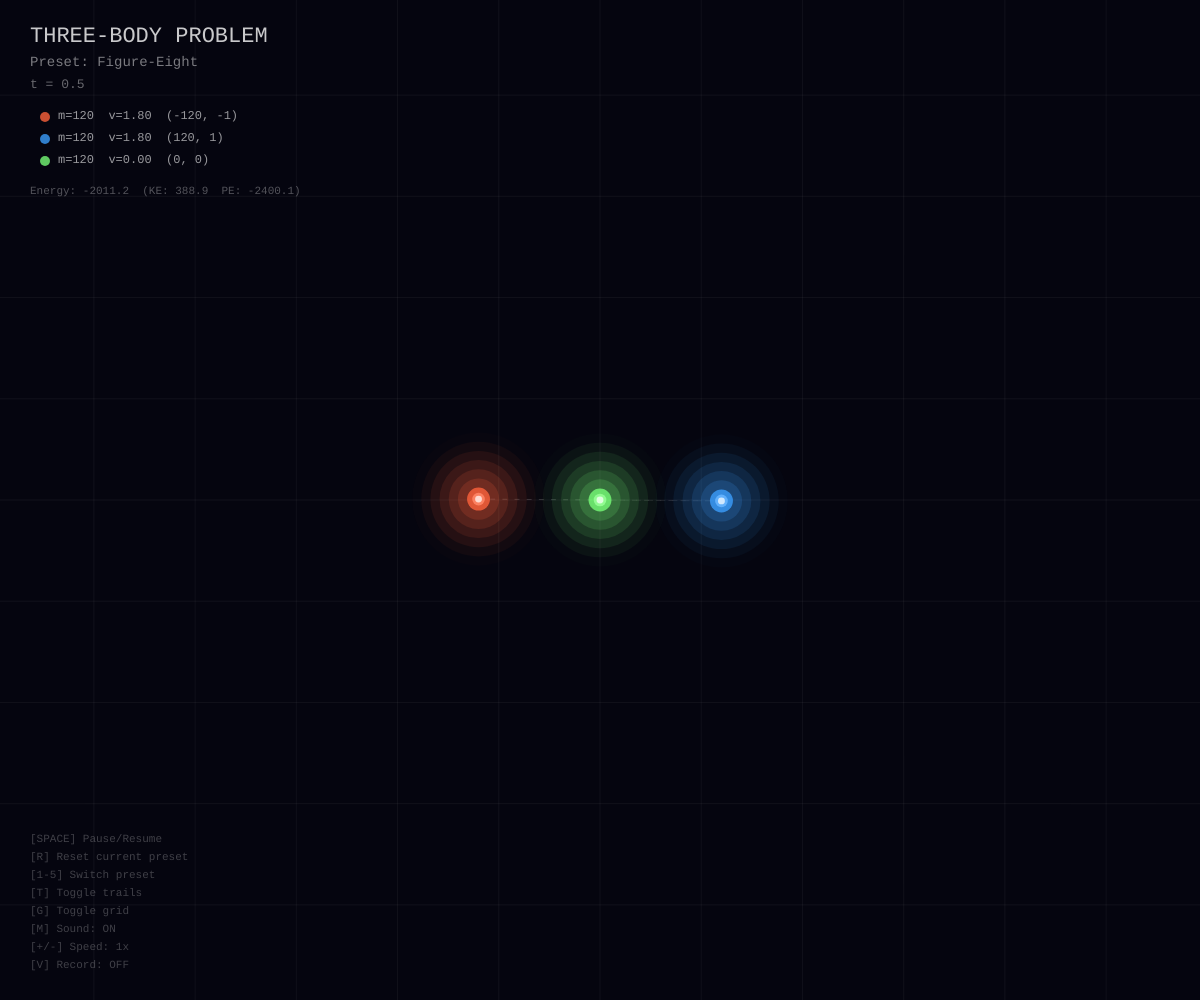
Frame 1 (no input)
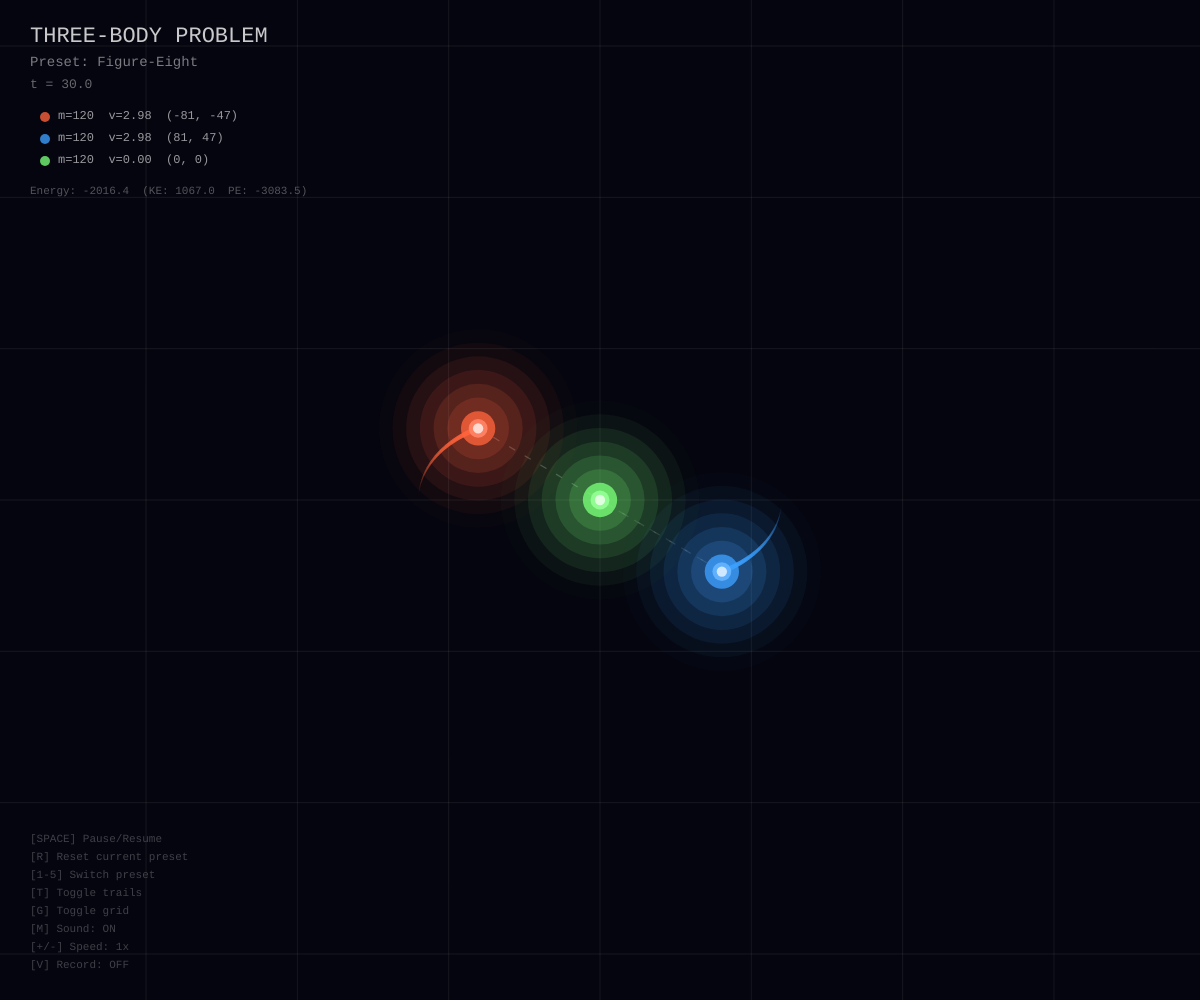
Frame 60 (no input)
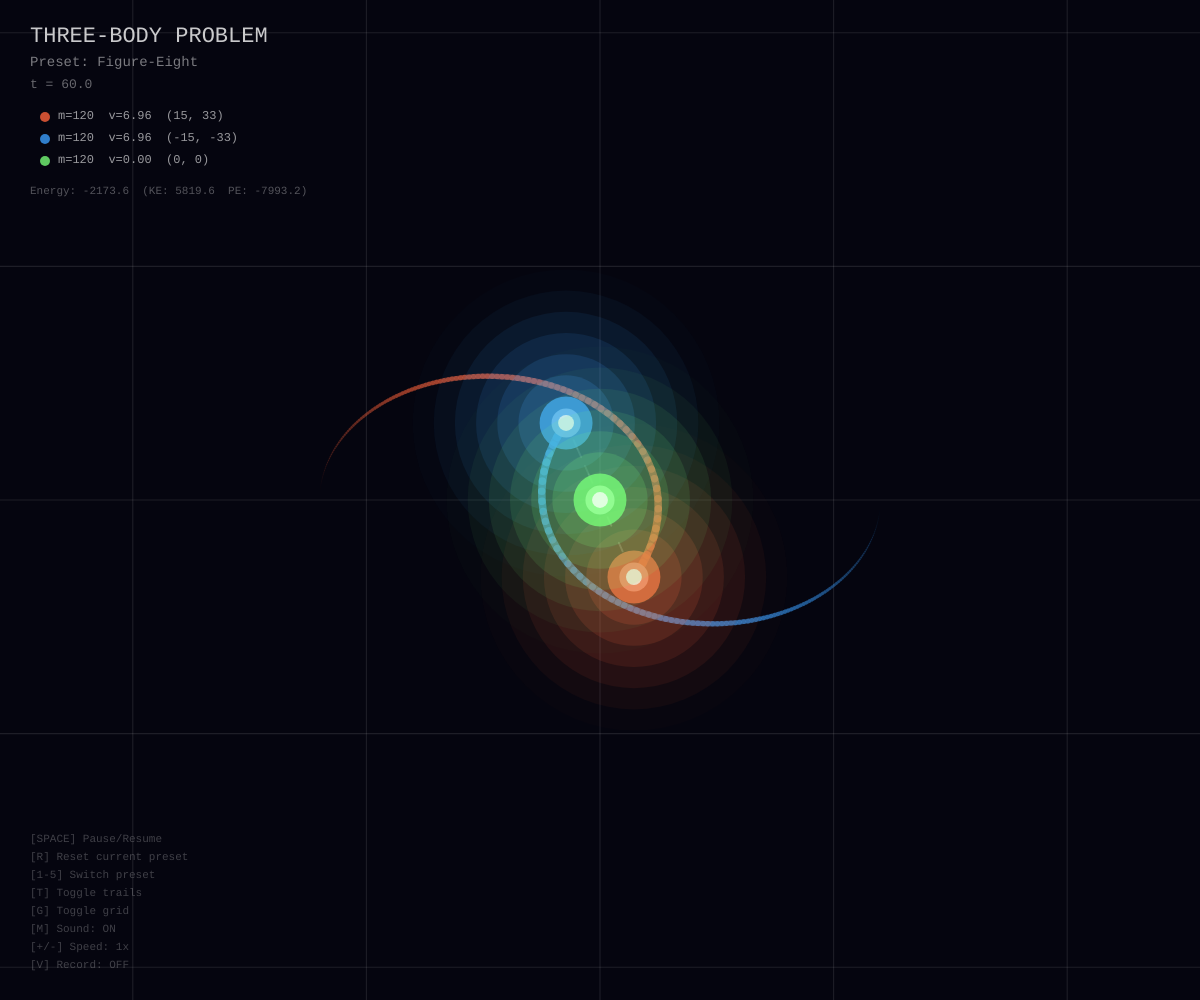
Frame 120 (the mouse pressed at the canvas centre since frame 60)

The p5.js sketch that drew these frames (run headless with seeded random() and noise() and a simulated clock; from frame 60 on, the mouse is pressed at the canvas centre):

// p5.js sketch
// ── sketch.js
// ============================================================
//  THREE-BODY PROBLEM  –  p5.js cinematic simulation
//  Gravitational N-body (N=3) with Velocity-Verlet integration
// ============================================================

// --- Simulation constants ---
const G = 8;                 // gravitational constant (tuned for dynamic visuals)
const DT = 0.5;              // time-step per frame
const SOFTENING = 10;        // softening length to avoid singularities
const TRAIL_LEN = 600;       // max trail points per body
let speedMultiplier = 1;      // simulation speed (0.25x - 4x)
const SUB_STEPS = 12;        // integration sub-steps per frame for accuracy

// --- Visual knobs ---
const BODY_GLOW_LAYERS = 6;
const TRAIL_FADE = true;
const SHOW_GRID = true;
const SHOW_INFO = true;

// --- Bodies ---
let bodies = [];
let time = 0;
let paused = false;
let cam = { x: 0, y: 0, zoom: 1, targetZoom: 1 };

// --- Audio ---
let audioCtx = null;
let sfxEnabled = true;
let audioStarted = false;
let masterGain = null;
let ambientDrone = null;
let bodyOscillators = [];
let proximityGains = [];  // gain nodes for each pair
let proximityOscs = [];   // oscillators for each pair

// --- Recording ---
let mediaRecorder = null;
let recordedChunks = [];
let isRecording = false;

const BASE_FREQS = [55, 73.4, 98];  // base tones per body (A1, D2, G2)
const PAIR_FREQS = [36, 42, 30];     // sub-bass rumble per pair

// --- Presets ---
const PRESETS = [
  {
    name: "Figure-Eight",
    bodies: [
      { x: -120, y: 0, vx: 0, vy: -1.8, m: 120, col: [255, 100, 60] },
      { x: 120, y: 0, vx: 0, vy: 1.8, m: 120, col: [60, 160, 255] },
      { x: 0, y: 0, vx: 0, vy: 0, m: 120, col: [120, 255, 120] },
    ],
  },
  {
    name: "Lagrange Triangle",
    bodies: [
      { x: 0, y: -140, vx: 2.2, vy: 0.8, m: 150, col: [255, 200, 50] },
      { x: -121, y: 70, vx: -0.6, vy: -2.0, m: 150, col: [50, 200, 255] },
      { x: 121, y: 70, vx: -1.6, vy: 1.2, m: 150, col: [255, 80, 180] },
    ],
  },
  {
    name: "Chaotic Dance",
    bodies: [
      { x: -180, y: 50, vx: 0.5, vy: -1.5, m: 180, col: [255, 70, 70] },
      { x: 100, y: -130, vx: -1.2, vy: 0.7, m: 140, col: [70, 130, 255] },
      { x: 80, y: 140, vx: 0.7, vy: 0.8, m: 120, col: [100, 255, 180] },
    ],
  },
  {
    name: "Binary + Satellite",
    bodies: [
      { x: -80, y: 0, vx: 0, vy: -2.2, m: 200, col: [255, 160, 40] },
      { x: 80, y: 0, vx: 0, vy: 2.2, m: 200, col: [100, 180, 255] },
      { x: 280, y: 0, vx: 0, vy: 2.8, m: 30, col: [200, 200, 200] },
    ],
  },
  {
    name: "Slingshot",
    bodies: [
      { x: 0, y: 0, vx: 0, vy: 0, m: 300, col: [255, 220, 80] },
      { x: -220, y: -50, vx: 1.4, vy: 2.0, m: 80, col: [80, 200, 255] },
      { x: 180, y: 80, vx: -1.0, vy: -1.2, m: 60, col: [255, 100, 200] },
    ],
  },
];

let currentPreset = 0;

// ============================================================
//  Body class
// ============================================================
class Body {
  constructor(x, y, vx, vy, mass, col) {
    this.pos = createVector(x, y);
    this.vel = createVector(vx, vy);
    this.acc = createVector(0, 0);
    this.mass = mass;
    this.col = col;
    this.radius = map(mass, 30, 300, 6, 22);
    this.trail = [];
  }

  applyForce(force) {
    let f = p5.Vector.div(force, this.mass);
    this.acc.add(f);
  }

  // Velocity-Verlet integration (half-step)
  integratePosition(dt) {
    // x(t+dt) = x(t) + v(t)*dt + 0.5*a(t)*dt^2
    this.pos.add(p5.Vector.mult(this.vel, dt));
    this.pos.add(p5.Vector.mult(this.acc, 0.5 * dt * dt));
  }

  integrateVelocity(oldAcc, dt) {
    // v(t+dt) = v(t) + 0.5*(a(t) + a(t+dt))*dt
    let avgAcc = p5.Vector.add(oldAcc, this.acc);
    avgAcc.mult(0.5 * dt);
    this.vel.add(avgAcc);
  }

  storeTrail() {
    this.trail.push(this.pos.copy());
    if (this.trail.length > TRAIL_LEN) this.trail.shift();
  }

  draw() {
    // --- Glow layers ---
    noStroke();
    for (let i = BODY_GLOW_LAYERS; i >= 1; i--) {
      let t = i / BODY_GLOW_LAYERS;
      let r = this.radius + i * (this.radius * 0.8);
      let alpha = lerp(50, 3, t);
      fill(this.col[0], this.col[1], this.col[2], alpha);
      ellipse(this.pos.x, this.pos.y, r * 2, r * 2);
    }

    // --- Core ---
    fill(255, 255, 255, 230);
    ellipse(this.pos.x, this.pos.y, this.radius * 1.1, this.radius * 1.1);
    fill(this.col[0], this.col[1], this.col[2], 200);
    ellipse(this.pos.x, this.pos.y, this.radius * 2, this.radius * 2);

    // --- Bright center ---
    fill(255, 255, 255, 180);
    ellipse(this.pos.x, this.pos.y, this.radius * 0.6, this.radius * 0.6);
  }

  drawTrail() {
    noFill();
    let len = this.trail.length;
    if (len < 2) return;

    for (let i = 1; i < len; i++) {
      let t = i / len;
      let alpha = t * 180;
      let weight = t * 3.5;
      stroke(this.col[0], this.col[1], this.col[2], alpha);
      strokeWeight(weight);
      line(this.trail[i - 1].x, this.trail[i - 1].y, this.trail[i].x, this.trail[i].y);
    }
  }
}

// ============================================================
//  Physics
// ============================================================
function computeAccelerations() {
  for (let b of bodies) b.acc.set(0, 0);

  for (let i = 0; i < bodies.length; i++) {
    for (let j = i + 1; j < bodies.length; j++) {
      let a = bodies[i];
      let b = bodies[j];
      let dir = p5.Vector.sub(b.pos, a.pos);
      let distSq = dir.magSq() + SOFTENING * SOFTENING;
      let dist = sqrt(distSq);
      let forceMag = (G * a.mass * b.mass) / distSq;
      dir.normalize();
      dir.mult(forceMag);
      a.applyForce(dir);
      b.applyForce(p5.Vector.mult(dir, -1));
    }
  }
}

function simulate() {
  let dt = DT / SUB_STEPS;
  for (let s = 0; s < SUB_STEPS; s++) {
    // Store old accelerations
    let oldAccs = bodies.map((b) => b.acc.copy());

    // Update positions using current velocity + acceleration
    for (let b of bodies) b.integratePosition(dt);

    // Compute new accelerations at new positions
    computeAccelerations();

    // Update velocities using average of old and new acceleration
    for (let i = 0; i < bodies.length; i++) {
      bodies[i].integrateVelocity(oldAccs[i], dt);
    }
  }

  // Store trail once per frame
  for (let b of bodies) b.storeTrail();
  time += DT;
}

// ============================================================
//  Camera – smooth follow center of mass
// ============================================================
function updateCamera() {
  let cx = 0, cy = 0, totalMass = 0;
  for (let b of bodies) {
    cx += b.pos.x * b.mass;
    cy += b.pos.y * b.mass;
    totalMass += b.mass;
  }
  cx /= totalMass;
  cy /= totalMass;

  cam.x = lerp(cam.x, cx, 0.03);
  cam.y = lerp(cam.y, cy, 0.03);

  // Auto-zoom to keep all bodies visible
  let maxDist = 0;
  for (let b of bodies) {
    let d = dist(b.pos.x, b.pos.y, cx, cy);
    if (d > maxDist) maxDist = d;
  }
  let desiredZoom = min(width, height) / (maxDist * 3.5 + 200);
  desiredZoom = constrain(desiredZoom, 0.15, 3.0);
  cam.targetZoom = desiredZoom;
  cam.zoom = lerp(cam.zoom, cam.targetZoom, 0.02);
}

// ============================================================
//  UI Drawing
// ============================================================
function drawGrid() {
  let gridSize = 100;
  let alpha = 25;
  stroke(255, alpha);
  strokeWeight(0.5);

  let halfW = (width / 2) / cam.zoom;
  let halfH = (height / 2) / cam.zoom;
  let startX = floor((cam.x - halfW) / gridSize) * gridSize;
  let endX = ceil((cam.x + halfW) / gridSize) * gridSize;
  let startY = floor((cam.y - halfH) / gridSize) * gridSize;
  let endY = ceil((cam.y + halfH) / gridSize) * gridSize;

  for (let x = startX; x <= endX; x += gridSize) {
    line(x, startY, x, endY);
  }
  for (let y = startY; y <= endY; y += gridSize) {
    line(startX, y, endX, y);
  }
}

function drawGravityField() {
  // Subtle gravitational field lines (just connecting bodies faintly)
  for (let i = 0; i < bodies.length; i++) {
    for (let j = i + 1; j < bodies.length; j++) {
      let a = bodies[i];
      let b = bodies[j];
      let d = dist(a.pos.x, a.pos.y, b.pos.x, b.pos.y);
      let alpha = map(d, 0, 600, 40, 0);
      alpha = constrain(alpha, 0, 40);
      if (alpha > 2) {
        stroke(255, 255, 255, alpha);
        strokeWeight(0.8);
        drawingContext.setLineDash([4, 8]);
        line(a.pos.x, a.pos.y, b.pos.x, b.pos.y);
        drawingContext.setLineDash([]);
      }
    }
  }
}

function drawHUD() {
  // Reset transform for HUD
  resetMatrix();

  // Title
  fill(255, 255, 255, 200);
  noStroke();
  textFont("monospace");
  textSize(22);
  textAlign(LEFT, TOP);
  text("THREE-BODY PROBLEM", 30, 25);

  // Preset name
  textSize(14);
  fill(255, 255, 255, 120);
  text(`Preset: ${PRESETS[currentPreset].name}`, 30, 55);

  // Time
  textSize(13);
  fill(255, 255, 255, 100);
  text(`t = ${time.toFixed(1)}`, 30, 78);

  // Body info
  let yOff = 110;
  for (let i = 0; i < bodies.length; i++) {
    let b = bodies[i];
    fill(b.col[0], b.col[1], b.col[2], 200);
    ellipse(45, yOff + 7, 10, 10);
    fill(255, 255, 255, 150);
    textSize(12);
    text(
      `m=${b.mass.toFixed(0)}  v=${b.vel.mag().toFixed(2)}  (${b.pos.x.toFixed(0)}, ${b.pos.y.toFixed(0)})`,
      58,
      yOff
    );
    yOff += 22;
  }

  // Total energy
  let KE = 0, PE = 0;
  for (let b of bodies) KE += 0.5 * b.mass * b.vel.magSq();
  for (let i = 0; i < bodies.length; i++) {
    for (let j = i + 1; j < bodies.length; j++) {
      let d = p5.Vector.dist(bodies[i].pos, bodies[j].pos);
      d = max(d, SOFTENING);
      PE -= (G * bodies[i].mass * bodies[j].mass) / d;
    }
  }
  fill(255, 255, 255, 80);
  textSize(11);
  text(`Energy: ${(KE + PE).toFixed(1)}  (KE: ${KE.toFixed(1)}  PE: ${PE.toFixed(1)})`, 30, yOff + 10);

  // Controls
  let ctrlY = height - 155;
  fill(255, 255, 255, 60);
  textSize(11);
  textAlign(LEFT, BOTTOM);
  text("[SPACE] Pause/Resume", 30, ctrlY);
  text("[R] Reset current preset", 30, ctrlY + 18);
  text("[1-5] Switch preset", 30, ctrlY + 36);
  text("[T] Toggle trails", 30, ctrlY + 54);
  text("[G] Toggle grid", 30, ctrlY + 72);
  text(`[M] Sound: ${sfxEnabled ? "ON" : "OFF"}`, 30, ctrlY + 90);
  text(`[+/-] Speed: ${speedMultiplier}x`, 30, ctrlY + 108);
  text(`[V] Record: ${isRecording ? "REC" : "OFF"}`, 30, ctrlY + 126);

  // Recording indicator
  if (isRecording) {
    textAlign(RIGHT, TOP);
    let pulse = 200 + Math.sin(frameCount * 0.1) * 55;
    fill(255, 40, 40, pulse);
    noStroke();
    ellipse(width - 35, 30, 14, 14);
    fill(255, 255, 255, 180);
    textSize(13);
    text("REC", width - 48, 22);
  }

  if (paused) {
    textAlign(CENTER, CENTER);
    textSize(28);
    fill(255, 255, 255, 150);
    text("PAUSED", width / 2, height / 2);
  }
}

// ============================================================
//  Recording (MediaRecorder API)
// ============================================================
function startRecording() {
  let stream = document.querySelector('canvas').captureStream(60);
  mediaRecorder = new MediaRecorder(stream, {
    mimeType: 'video/webm;codecs=vp9',
    videoBitsPerSecond: 8000000
  });
  recordedChunks = [];
  mediaRecorder.ondataavailable = (e) => {
    if (e.data.size > 0) recordedChunks.push(e.data);
  };
  mediaRecorder.onstop = () => {
    let blob = new Blob(recordedChunks, { type: 'video/webm' });
    let url = URL.createObjectURL(blob);
    let a = document.createElement('a');
    a.href = url;
    a.download = `3BodyProblem_${PRESETS[currentPreset].name.replace(/\s+/g, '_')}_${Date.now()}.webm`;
    a.click();
    URL.revokeObjectURL(url);
  };
  mediaRecorder.start();
  isRecording = true;
}

function stopRecording() {
  if (mediaRecorder && mediaRecorder.state !== 'inactive') {
    mediaRecorder.stop();
  }
  isRecording = false;
}

// ============================================================
//  Audio System (Web Audio API – procedural)
// ============================================================
function initAudio() {
  if (audioStarted) return;
  audioCtx = new (window.AudioContext || window.webkitAudioContext)();
  audioStarted = true;

  // Master volume
  masterGain = audioCtx.createGain();
  masterGain.gain.value = 0.35;
  masterGain.connect(audioCtx.destination);

  // --- Ambient space drone (layered) ---
  ambientDrone = createDrone();

  // --- Per-body singing oscillators (velocity-mapped) ---
  bodyOscillators = [];
  for (let i = 0; i < 3; i++) {
    let osc = audioCtx.createOscillator();
    osc.type = "sine";
    osc.frequency.value = BASE_FREQS[i];
    let g = audioCtx.createGain();
    g.gain.value = 0;
    let filter = audioCtx.createBiquadFilter();
    filter.type = "lowpass";
    filter.frequency.value = 400;
    filter.Q.value = 3;
    osc.connect(filter);
    filter.connect(g);
    g.connect(masterGain);
    osc.start();
    bodyOscillators.push({ osc, gain: g, filter });
  }

  // --- Proximity rumble (one per body pair) ---
  proximityOscs = [];
  proximityGains = [];
  for (let p = 0; p < 3; p++) {
    let osc = audioCtx.createOscillator();
    osc.type = "triangle";
    osc.frequency.value = PAIR_FREQS[p];
    let g = audioCtx.createGain();
    g.gain.value = 0;
    let filter = audioCtx.createBiquadFilter();
    filter.type = "lowpass";
    filter.frequency.value = 120;
    filter.Q.value = 6;
    osc.connect(filter);
    filter.connect(g);
    g.connect(masterGain);
    osc.start();
    proximityOscs.push(osc);
    proximityGains.push(g);
  }
}

function createDrone() {
  // Layered ambient drone: two detuned saws through heavy LP filter + reverb-like delay
  let nodes = [];
  let droneGain = audioCtx.createGain();
  droneGain.gain.value = 0.08;

  let filter = audioCtx.createBiquadFilter();
  filter.type = "lowpass";
  filter.frequency.value = 180;
  filter.Q.value = 1;
  filter.connect(droneGain);
  droneGain.connect(masterGain);

  [32, 32.2, 48, 64.1].forEach((freq) => {
    let osc = audioCtx.createOscillator();
    osc.type = "sawtooth";
    osc.frequency.value = freq;
    osc.connect(filter);
    osc.start();
    nodes.push(osc);
  });

  // Slow LFO modulating drone filter cutoff
  let lfo = audioCtx.createOscillator();
  lfo.type = "sine";
  lfo.frequency.value = 0.07;
  let lfoGain = audioCtx.createGain();
  lfoGain.gain.value = 60;
  lfo.connect(lfoGain);
  lfoGain.connect(filter.frequency);
  lfo.start();

  return { nodes, filter, droneGain, lfo };
}

function updateAudio() {
  if (!audioStarted || !sfxEnabled || paused) return;
  let now = audioCtx.currentTime;

  // Per-body oscillator: pitch & volume from velocity
  for (let i = 0; i < Math.min(bodies.length, 3); i++) {
    let b = bodies[i];
    let speed = b.vel.mag();
    // Map speed to volume (0..1.5 -> 0..0.12)
    let vol = constrain(map(speed, 0, 1.5, 0, 0.12), 0, 0.12);
    bodyOscillators[i].gain.gain.linearRampToValueAtTime(vol, now + 0.05);
    // Slight pitch shift with speed
    let freq = BASE_FREQS[i] + speed * 30;
    bodyOscillators[i].osc.frequency.linearRampToValueAtTime(freq, now + 0.05);
    // Open filter with speed
    let cutoff = 200 + speed * 400;
    bodyOscillators[i].filter.frequency.linearRampToValueAtTime(cutoff, now + 0.05);
  }

  // Proximity rumble: louder when two bodies are closer
  let pairIdx = 0;
  for (let i = 0; i < bodies.length; i++) {
    for (let j = i + 1; j < bodies.length; j++) {
      if (pairIdx >= 3) break;
      let d = p5.Vector.dist(bodies[i].pos, bodies[j].pos);
      // Close range = < 150px, far = > 500px
      let vol = constrain(map(d, 40, 400, 0.2, 0), 0, 0.2);
      proximityGains[pairIdx].gain.linearRampToValueAtTime(vol, now + 0.05);
      // Pitch rises as they get closer
      let freq = PAIR_FREQS[pairIdx] + constrain(map(d, 40, 400, 40, 0), 0, 40);
      proximityOscs[pairIdx].frequency.linearRampToValueAtTime(freq, now + 0.05);
      pairIdx++;
    }
  }
}

function playImpact() {
  // Short percussive "boom" on preset switch / reset
  if (!audioStarted || !sfxEnabled) return;
  let now = audioCtx.currentTime;
  let osc = audioCtx.createOscillator();
  osc.type = "sine";
  osc.frequency.setValueAtTime(80, now);
  osc.frequency.exponentialRampToValueAtTime(25, now + 0.4);
  let g = audioCtx.createGain();
  g.gain.setValueAtTime(0.3, now);
  g.gain.exponentialRampToValueAtTime(0.001, now + 0.5);
  osc.connect(g);
  g.connect(masterGain);
  osc.start(now);
  osc.stop(now + 0.5);

  // Noise burst layer
  let bufferSize = audioCtx.sampleRate * 0.15;
  let noiseBuffer = audioCtx.createBuffer(1, bufferSize, audioCtx.sampleRate);
  let data = noiseBuffer.getChannelData(0);
  for (let s = 0; s < bufferSize; s++) data[s] = (Math.random() * 2 - 1) * 0.5;
  let noise = audioCtx.createBufferSource();
  noise.buffer = noiseBuffer;
  let nf = audioCtx.createBiquadFilter();
  nf.type = "lowpass";
  nf.frequency.value = 200;
  let ng = audioCtx.createGain();
  ng.gain.setValueAtTime(0.15, now);
  ng.gain.exponentialRampToValueAtTime(0.001, now + 0.2);
  noise.connect(nf);
  nf.connect(ng);
  ng.connect(masterGain);
  noise.start(now);
  noise.stop(now + 0.2);
}

// ============================================================
//  Setup & Draw
// ============================================================
let showTrails = true;
let showGrid = true;

function setup() {
  createCanvas(windowWidth, windowHeight);
  pixelDensity(1);
  loadPreset(currentPreset);
}

function loadPreset(index) {
  currentPreset = index;
  let p = PRESETS[index];
  bodies = [];
  time = 0;

  for (let bd of p.bodies) {
    bodies.push(new Body(bd.x, bd.y, bd.vx, bd.vy, bd.m, bd.col));
  }

  // Initial acceleration computation
  computeAccelerations();

  // Reset camera
  cam.x = 0;
  cam.y = 0;
  cam.zoom = 1;
  cam.targetZoom = 1;

  // Impact sound on load
  playImpact();
}

function draw() {
  background(5, 5, 15);

  if (!paused) {
    for (let i = 0; i < speedMultiplier; i++) {
      simulate();
    }
    updateAudio();
  }

  updateCamera();

  // Apply camera transform
  translate(width / 2, height / 2);
  scale(cam.zoom);
  translate(-cam.x, -cam.y);

  // Background grid
  if (showGrid) drawGrid();

  // Gravity field lines
  drawGravityField();

  // Trails
  if (showTrails) {
    for (let b of bodies) b.drawTrail();
  }

  // Bodies
  for (let b of bodies) b.draw();

  // HUD (screen-space)
  drawHUD();
}

// ============================================================
//  Input
// ============================================================
function keyPressed() {
  // First interaction starts audio (browser autoplay policy)
  if (!audioStarted) initAudio();

  if (key === " ") paused = !paused;
  if (key === "r" || key === "R") loadPreset(currentPreset);
  if (key === "t" || key === "T") showTrails = !showTrails;
  if (key === "g" || key === "G") showGrid = !showGrid;
  if (key === "m" || key === "M") {
    sfxEnabled = !sfxEnabled;
    if (masterGain) masterGain.gain.value = sfxEnabled ? 0.35 : 0;
  }
  if (key === "=" || key === "+") speedMultiplier = min(speedMultiplier * 2, 4);
  if (key === "-" || key === "_") speedMultiplier = max(speedMultiplier / 2, 0.25);
  if (key === "v" || key === "V") {
    if (isRecording) stopRecording();
    else startRecording();
  }
  if (key >= "1" && key <= "5") loadPreset(int(key) - 1);
}

function mousePressed() {
  // Also start audio on mouse click (autoplay policy)
  if (!audioStarted) initAudio();
}

function windowResized() {
  resizeCanvas(windowWidth, windowHeight);
}
